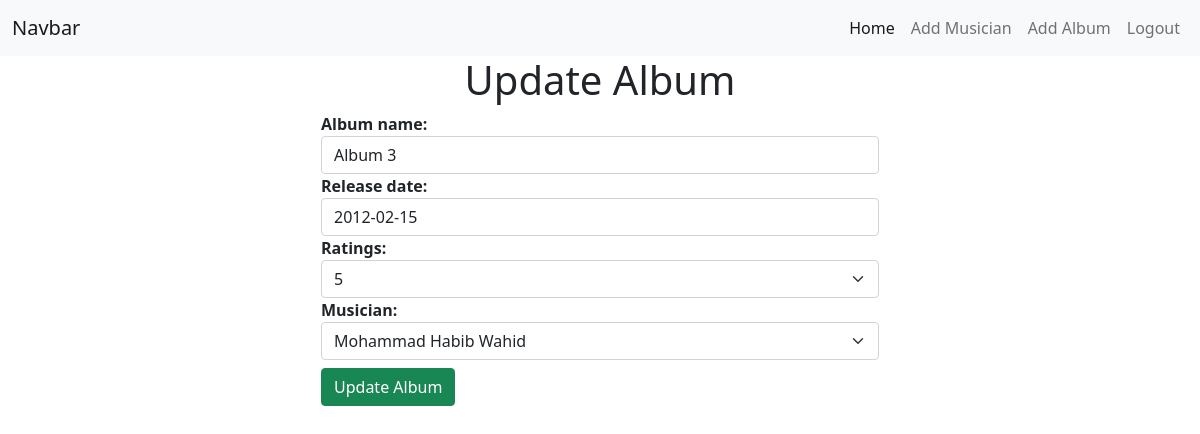
/albums/edit_album/4/ (signed in), run on the app's committed database.
### albums_app/models.py (models this page shows, shortened)
class Album(models.Model):
    album_name = models.CharField(max_length = 50)
    release_date = models.DateField()
    RATINGS = [
        ('1', '1'),
        ('2', '2'),
        ('3', '3'),
        ('4', '4'),
        ('5', '5'),
    ]
    ratings = models.CharField(max_length = 10,choices=RATINGS, default='5')
    musician = models.ForeignKey(Musician, on_delete = models.CASCADE)

### albums_app/views.py (the view, shortened to what this page needs)
# urls.py: path('edit_album/<int:pk>/', AlbumUpdateView.as_view(), name='edit_album'),
class AlbumUpdateView(UpdateView):
    model = Album
    form_class = AlbumForm
    template_name = 'albums_app/add_album.html'
    success_url = reverse_lazy('home')
    def get_context_data(self, **kwargs):
        context = super().get_context_data(**kwargs)
        context["type"] = "Update"
        return context

### albums_app/forms.py
class AlbumForm(forms.ModelForm):
    class Meta:
        model = Album
        fields = '__all__'

### musicians_app/models.py (called while the page is built)
    def __str__(self) -> str:
        return f'{self.first_name} {self.last_name}'

### albums_app/templates/albums_app/add_album.html (shortened to what this page needs)
{% extends "base.html" %}
{% load crispy_forms_tags %}
{% block title %}
    <h1 class="text-center">{{type}} Album</h1>
{% endblock title %}
{% block content %}
    <form style="width: 50%; margin:auto;" method="post" novlidate>
        {% for field in form %}
            <div>
                <strong>{{field.label_tag}}</strong>
            </div>
            {{field}}
        {% endfor %}
        <input type="submit" value="{{type}} Album" class="btn btn-success my-2">
    </form>
{% endblock content %}

### data on the page
Album: form "Album 3" "2012-02-15" "5" "Mohammad Habib Wahid"

### other printed values
{{ type }} "Update"
{{ field.label_tag }} "Album name:" "Release date:" "Ratings:" "Musician:"
